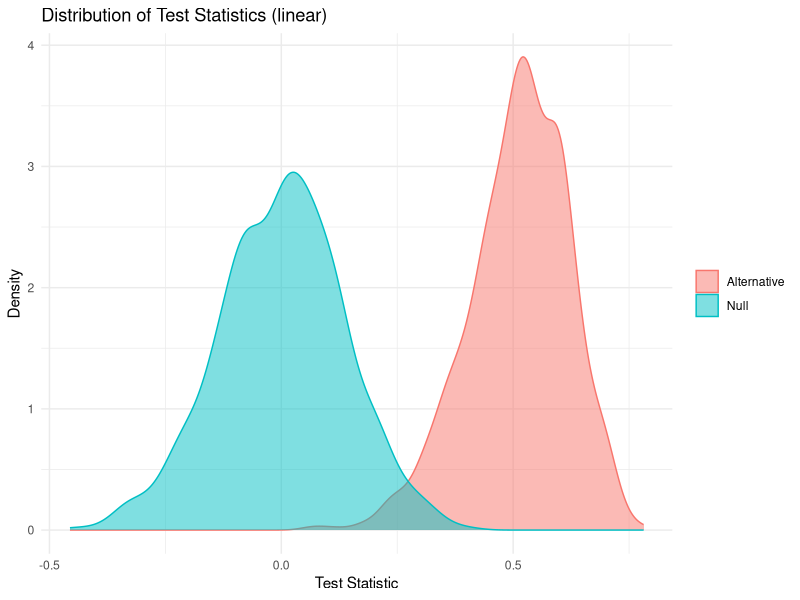
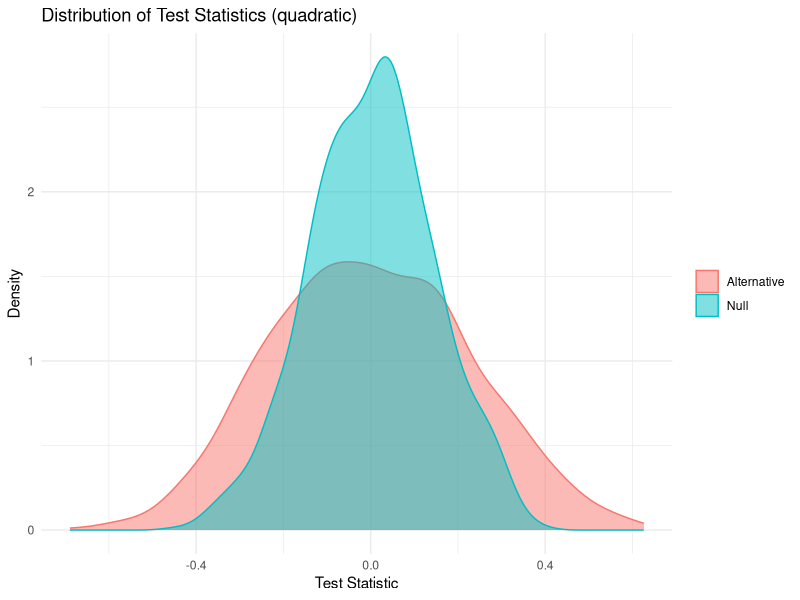
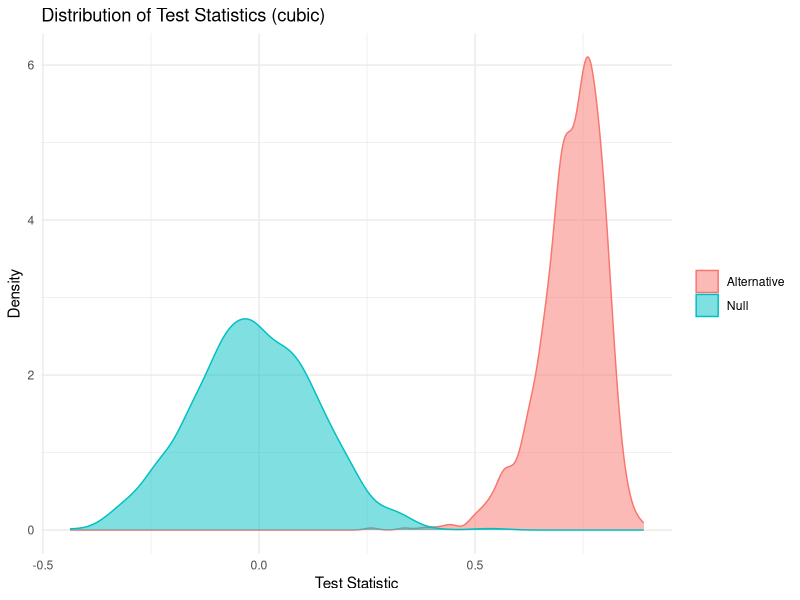
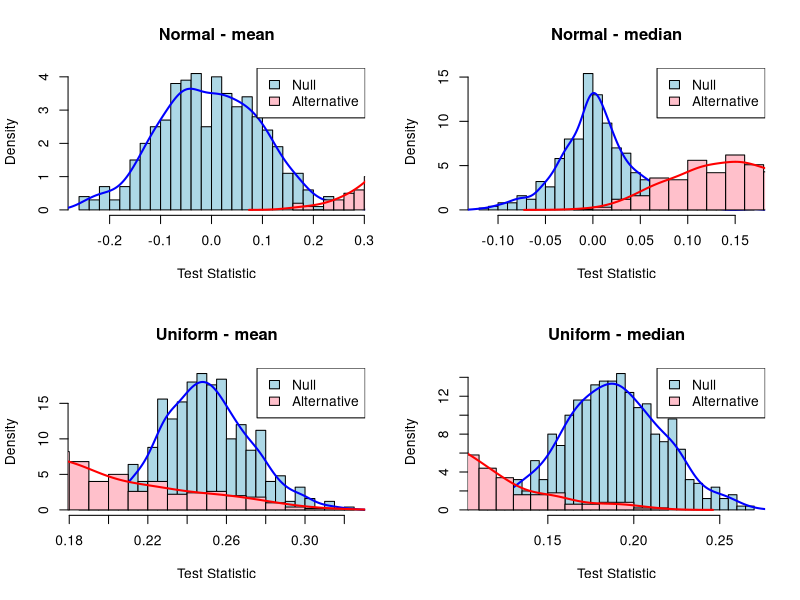
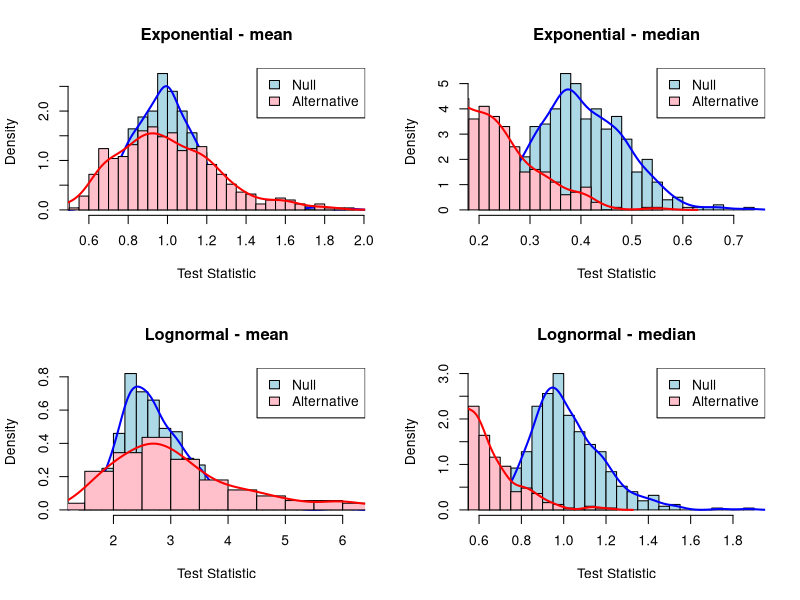
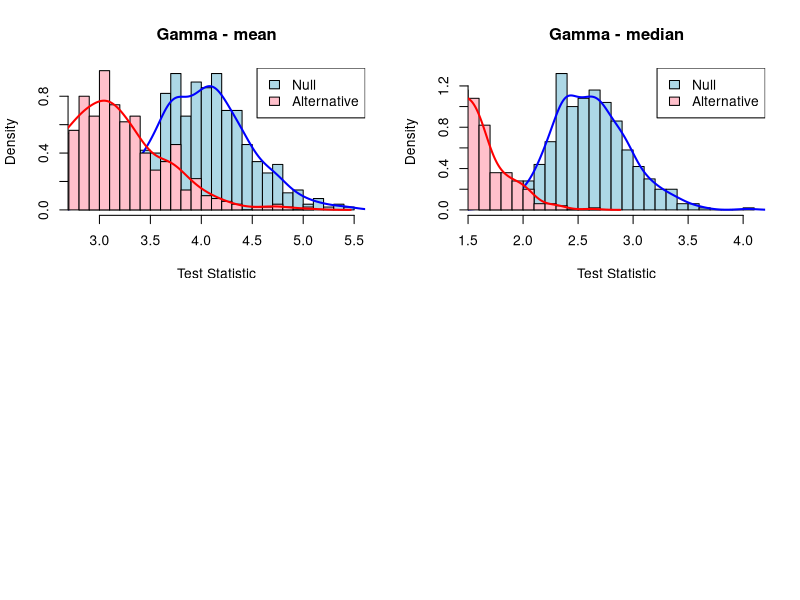

Recreate these plots in R, in order.
## ---- chunk 1
knitr::opts_chunk$set(echo = TRUE)
## ---- chunk 2
set.seed(42)

# Testing Parameters
n_simulations <- 1000   
sample_size <- 50       # sample size
true_effect <- 0.3      # True relationship under H_a
noise_sd <- 0.5         # Standard deviation
alpha <- 0.05           # Significance level

# Simulation Function
simulate_and_analyze <- function(effect, dependency = "linear",
                                  n_simulations, sample_size, noise_sd, alpha) {
  
  # Result Storage
  test_statistics_null <- numeric(n_simulations)
  test_statistics_alt <- numeric(n_simulations)
  p_values_null <- numeric(n_simulations)
  p_values_alt <- numeric(n_simulations)
  
  # Generate data under normal distribution
  simulate_data <- function(n, effect, noise_sd, hypothesis = "null", dependency) {
    # Normal distribution for temperature variation
    temp_variation <- rnorm(n, mean = 0, sd = 1)  
    if (hypothesis == "null") {
       # No relationship
      range_shift <- rnorm(n, mean = 0, sd = noise_sd) 
    } else {
      if (dependency == "linear") {
        range_shift <- effect * temp_variation + rnorm(n, mean = 0, sd = noise_sd)  # Linear
      } else if (dependency == "quadratic") {
        range_shift <- effect * (temp_variation^2) + rnorm(n, mean = 0, sd = noise_sd)  # Quadratic
      } else if (dependency == "cubic") {
        range_shift <- effect * (temp_variation^3) + rnorm(n, mean = 0, sd = noise_sd)  # Cubic
      } else {
        stop("Invalid")
      }
    }
    list(temp_variation = temp_variation, range_shift = range_shift)
  }
  
  # Monte Carlo Simulations
  for (sim in 1:n_simulations) {
    # Null hypothesis
    null_data <- simulate_data(sample_size, effect, noise_sd, hypothesis = "null", dependency)
    test_statistics_null[sim] <- cor(null_data$temp_variation, null_data$range_shift)
    p_values_null[sim] <- cor.test(null_data$temp_variation, null_data$range_shift)$p.value
    
    # Alternative hypothesis
    alt_data <- simulate_data(sample_size, effect, noise_sd, hypothesis = "alternative", dependency)
    test_statistics_alt[sim] <- cor(alt_data$temp_variation, alt_data$range_shift)
    p_values_alt[sim] <- cor.test(alt_data$temp_variation, alt_data$range_shift)$p.value
  }
  
  # Calculate Metrics
  type1_error <- mean(p_values_null < alpha)
  power <- mean(p_values_alt < alpha)
  bias <- mean(test_statistics_alt) - effect
  
  cat("Dependency:", dependency, "\n")
  cat("Type I Error Rate:", type1_error, "\n")
  cat("Power:", power, "\n")
  cat("Bias:", bias, "\n\n")
  
  library(ggplot2)
  data <- data.frame(
    test_statistic = c(test_statistics_null, test_statistics_alt),
    label = factor(rep(c("Null", "Alternative"), each = n_simulations))
  )
  
  ggplot(data, aes(x = test_statistic, fill = label, color = label)) +
    geom_density(alpha = 0.5) +
    labs(title = paste("Distribution of Test Statistics (", dependency, ")", sep = ""),
         x = "Test Statistic", y = "Density") +
    theme_minimal() +
    theme(legend.title = element_blank())
}

simulate_and_analyze(true_effect, dependency = "linear",
                     n_simulations, sample_size, noise_sd, alpha)
simulate_and_analyze(true_effect, dependency = "quadratic",
                     n_simulations, sample_size, noise_sd, alpha)
simulate_and_analyze(true_effect, dependency = "cubic",
                     n_simulations, sample_size, noise_sd, alpha)

## ---- chunk 3
# Testing Parameters
n_simulations <- 500
n_permutations <- 100
n_samples <- 100
true_slope_ha <- 0.5  # Slope under the alternative hypothesis
alpha <- 0.05

# Function for permutation test
permutation_test <- function(x, y, test_stat = "mean", n_permutations = 100) {
  observed_stat <- if (test_stat == "mean") mean(x * y) else median(x * y)
  
  permuted_stats <- replicate(n_permutations, {
    ## Shuffling y
    permuted_y <- sample(y)
    if (test_stat == "mean") mean(x * permuted_y) else median(x * permuted_y)
  })
  
  p_value <- mean(abs(permuted_stats) >= abs(observed_stat))
  return(p_value)
}

# Function to calculate test statistic distribution
calculate_test_stat_distribution <- function(x_dist, y_dist, test_stat = "mean", n_samples, n_simulations) {
  stats <- numeric(n_simulations)
  for (i in 1:n_simulations) {
    x <- x_dist(n_samples)
    y <- y_dist(n_samples)
    stats[i] <- if (test_stat == "mean") mean(x * y) else median(x * y)
  }
  return(stats)
}

# Function for Kolmogorov-Smirnov Test
calculate_ks_statistic <- function(null_stats, alt_stats) {
  ks_result <- ks.test(null_stats, alt_stats)
  return(ks_result$statistic)
}

# Distributions to test
distributions <- list(
  Normal = rnorm,
  Uniform = runif,
  Exponential = rexp,
  Lognormal = rlnorm,
  Gamma = function(n) rgamma(n, shape = 2, rate = 1)  # Adjustable shape/rate parameters
)

# Results storage
results <- data.frame(
  Distribution = character(),
  Test_Statistic = character(),
  Type_I_Error = numeric(),
  Power = numeric(),
  KS_Statistic = numeric(),
  stringsAsFactors = FALSE
)

# Simulation for each distribution and test statistic
par(mfrow = c(2, 2))
for (dist_name in names(distributions)) {
  dist_func <- distributions[[dist_name]]
  
  for (stat in c("mean", "median")) {
    type_I_error <- 0
    power <- 0
    
    # Null hypothesis simulations
    null_stats <- numeric(n_simulations)
    for (i in 1:n_simulations) {
      x <- dist_func(n_samples)
      y <- dist_func(n_samples)  # No relationship
      null_stats[i] <- if (stat == "mean") mean(x * y) else median(x * y)
      p_value <- permutation_test(x, y, test_stat = stat, n_permutations = n_permutations)
      if (p_value < alpha) {
        type_I_error <- type_I_error + 1
      }
    }
    
    # Alternative hypothesis simulations
    alt_stats <- numeric(n_simulations)
    for (i in 1:n_simulations) {
      x <- dist_func(n_samples)
      y <- true_slope_ha * x + rnorm(n_samples)  # Linear relationship
      alt_stats[i] <- if (stat == "mean") mean(x * y) else median(x * y)
      p_value <- permutation_test(x, y, test_stat = stat, n_permutations = n_permutations)
      if (p_value < alpha) {
        power <- power + 1
      }
    }
    
    # Kolmogorov-Smirnov Test
    ks_stat <- calculate_ks_statistic(null_stats, alt_stats)
    
    results <- rbind(results, data.frame(
      Distribution = dist_name,
      Test_Statistic = stat,
      Type_I_Error = type_I_error / n_simulations,
      Power = power / n_simulations,
      KS_Statistic = ks_stat
    ))
    
    # Plot the distributions
    hist(null_stats, breaks = 30, freq = FALSE, col = "lightblue", main = paste(dist_name, "-", stat),
         xlab = "Test Statistic", ylab = "Density")
    lines(density(null_stats), col = "blue", lwd = 2)

    hist(alt_stats, breaks = 30, freq = FALSE, col = "pink", main = paste(dist_name, "-", stat),
         xlab = "Test Statistic", ylab = "Density", add = TRUE)
    lines(density(alt_stats), col = "red", lwd = 2)
    legend("topright", legend = c("Null", "Alternative"), fill = c("lightblue", "pink"))
  }
}

print(results)

## ---- chunk 4
# Split data
split_results <- split(results, results$Distribution)

# Separate data frame
normal_df <- split_results[["Normal"]]
uniform_df <- split_results[["Uniform"]]
exponential_df <- split_results[["Exponential"]]
lognormal_df <- split_results[["Lognormal"]]
gamma_df <- split_results[["Gamma"]]

exponential_df
lognormal_df
gamma_df
